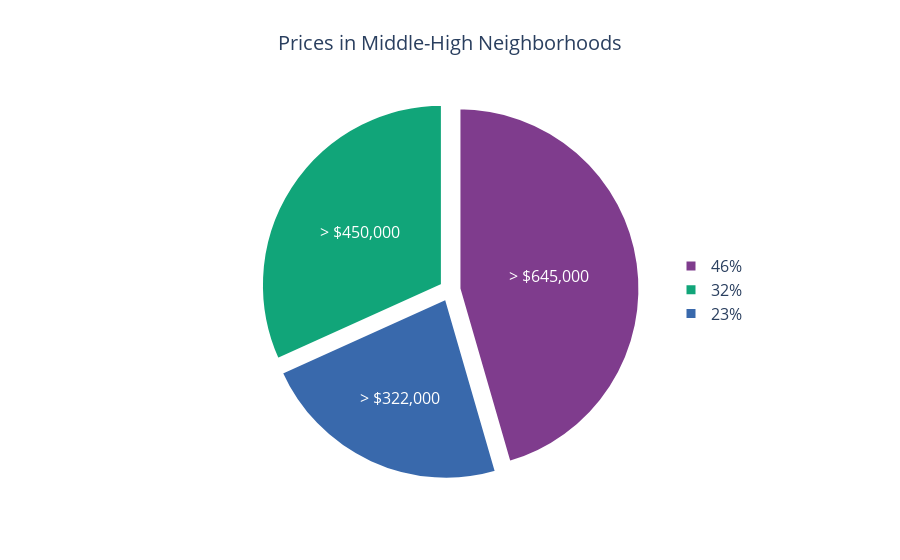

The cell this chart's notebook holds for it:
### Code cell
# pie chart for quartile overview
fig.update_layout(
    title={
        'text': 'Prices in Middle-High Neighborhoods',
        'x': 0.5,               
        'xanchor': 'center'
    },
    font=dict(size=16),
    title_font=dict(size=20),
    legend=dict(
        x=0.85,                # moves lables closer to chart
        y=0.5,
        xanchor='center',
        yanchor='middle'
    )
)

### Figure 1 — Plotly figure (JSON) as saved in the notebook; plotly's stock layout.template omitted (floating-point values rounded to 4 significant figures)
{"data": [{"domain": {"x": [0, 1], "y": [0, 1]}, "hovertemplate": "Percent=%{label}<br>Price=%{value}<extra></extra>", "labels": ["23%", "32%", "46%"], "legendgroup": "", "marker": {"line": {"color": "white", "width": 3}}, "name": "", "pull": [0.05, 0.05, 0.05], "showlegend": true, "text": ["> $322,000", "> $450,000", "> $645,000"], "textinfo": "text", "type": "pie", "values": [322000, 450000, 645000]}], "layout": {"font": {"size": 16}, "legend": {"tracegroupgap": 0, "x": 0.85, "xanchor": "center", "y": 0.5, "yanchor": "middle"}, "piecolorway": ["rgb(127, 60, 141)", "rgb(17, 165, 121)", "rgb(57, 105, 172)", "rgb(242, 183, 1)", "rgb(231, 63, 116)", "rgb(128, 186, 90)", "rgb(230, 131, 16)", "rgb(0, 134, 149)", "rgb(207, 28, 144)", "rgb(249, 123, 114)", "rgb(165, 170, 153)"], "title": {"font": {"size": 20}, "text": "Prices in Middle-High Neighborhoods", "x": 0.5, "xanchor": "center"}}}
